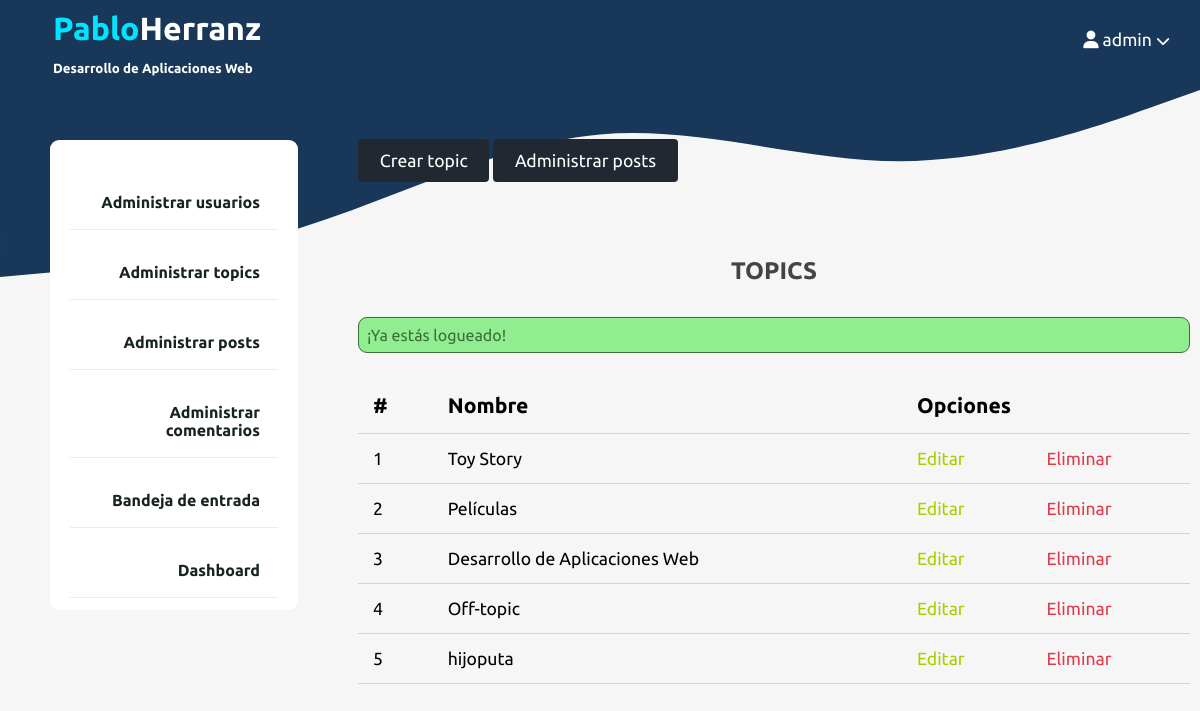
Screenshot of /admin/topics/index.php (signed in) with the database file from the repository.
### tables this page shows
CREATE TABLE `topics` (
  `id` int NOT NULL,
  `name` varchar(100) NOT NULL,
  `description` text NOT NULL
);

### app/controllers/topics.php (called while the page is built, shortened)
<?php
include ROOT_PATH . "/app/database/db.php";
$table = 'topics';
$topics = selectAll($table);
?>

### app/database/db.php (called while the page is built, shortened)
<?php
require("connection.php");
function selectAll($table, $conditions = [])
{
	global $connection;
	$sql = "SELECT * FROM $table";
	if (empty($conditions)) {
		$stmt = $connection->prepare($sql);
		$stmt->execute();
		$records = $stmt->get_result()->fetch_all(MYSQLI_ASSOC);
		return ($records);
	}
	$stmt = executeQuery($sql, $conditions);
	$records = $stmt->get_result()->fetch_all(MYSQLI_ASSOC);
	return ($records);
}

### admin/topics/index.php (the view, shortened to what this page needs)
<?php
include ROOT_PATH . "/app/controllers/topics.php";
?>
<!DOCTYPE html>
<html lang="en">
<head>
	<link rel="stylesheet" href="/assets/css/style.css">
	<link rel="stylesheet" href="/assets/css/admin.css">
</head>
<body>
	<?php include ROOT_PATH . "/app/includes/adminHeader.php" ?>
	<div class="admin-wrapper">
		<?php include ROOT_PATH . "/app/includes/adminSidebar.php" ?>
		<div class="admin-content">
            <div class="btn-group">
                <a href="create.php" class="btn btn-big">Crear&nbsp;topic</a>
                <a href="index.php" class="btn btn-big">Administrar&nbsp;posts</a>
            </div>
            <div class="content">
                <h2 class="page-title">TOPICS</h2>
				<?php include ROOT_PATH . "/app/includes/messages.php"; ?>
                <table>
                    <thead>
                        <th>#</th>
                        <th>Nombre</th>
                        <th colspan='2' class="actions">Opciones</th>
                    </thead>
                    <tbody>
						<?php foreach ($topics as $key => $topic): ?>
							<tr>
								<td><?php echo $key + 1; ?></td>
								<td><?php echo $topic['name']; ?></td>
								<td><a href="edit.php?id=<?php echo $topic['id']; ?>" class="edit">Editar</a></td>
								<td><a href="index.php?delete_id=<?php echo $topic['id']; ?>" class="delete">Eliminar</a></td>
							</tr>
						<?php endforeach; ?>
                    </tbody>
                </table>
            </div>
        </div>
	</div>
</body>
</html>

### assets/css/style.css (style rules this page uses)
* { box-sizing: border-box; font-family: 'Ubuntu'; }
h1, h2, h3, h4, h5, h6 { font-family: 'Ubuntu'; color: #444; margin: 5px; }
a { text-decoration: none; color: inherit; }
.btn { padding: .5rem 1rem; background-color: #00e5ff; color: white; border: 1px solid transparent; border-radius: .25rem; font-size: 1.1em; }
.btn-big { padding: .7rem 1.3rem; line-height: 1.3rem; }
html, body { height: 100%; padding: 0; margin: 0; background-color: #f6f6f6; background-image: url("../images/waves/waveIndex.svg"); background-repeat: no-repeat; background-size: 100%; background-position-y: 85px; position: absolute; width: 100%; }
.content { width: 80%; margin: 30px auto; }
@media only screen and (max-width: 1400px) { .content { width: 100%; margin: 30px auto; } }

### assets/css/admin.css (style rules this page uses)
body { background-color: #f6f6f6; background-image: url("../../assets/images/waves/waveAdmin.svg"); background-repeat: no-repeat; background-position-y: 90px; }
.btn-group a { background-color: #222831; }
.admin-wrapper { height: calc(100% - 130px); display: flex; }
.content { width: 100%; padding-top: 50px; }
.admin-wrapper .admin-content { flex: 8; height: 100%; margin-top: 31px; padding: 30px 10px; overflow-y: scroll; }
.admin-content .page-title { text-align: center; margin-bottom: 2rem; }
table { width: 100%; border-collapse: collapse; font-size: 1.1rem; }
th, td { padding: 15px; text-align: left; border-bottom: 1px solid #d3d3d3; }
th { font-size: larger; }
.edit, .read { color: #aacc00; }
.delete { color: #de3c4b; }

### rows the page displays
topics: name "Toy Story"
topics: name "Películas"
topics: name "Desarrollo de Aplicaciones Web"
topics: name "Off-topic"
topics: name "hijoputa"

### other values shown
$_SESSION['username'] "admin"
$_SESSION['message'] "¡Ya estás logueado!"
